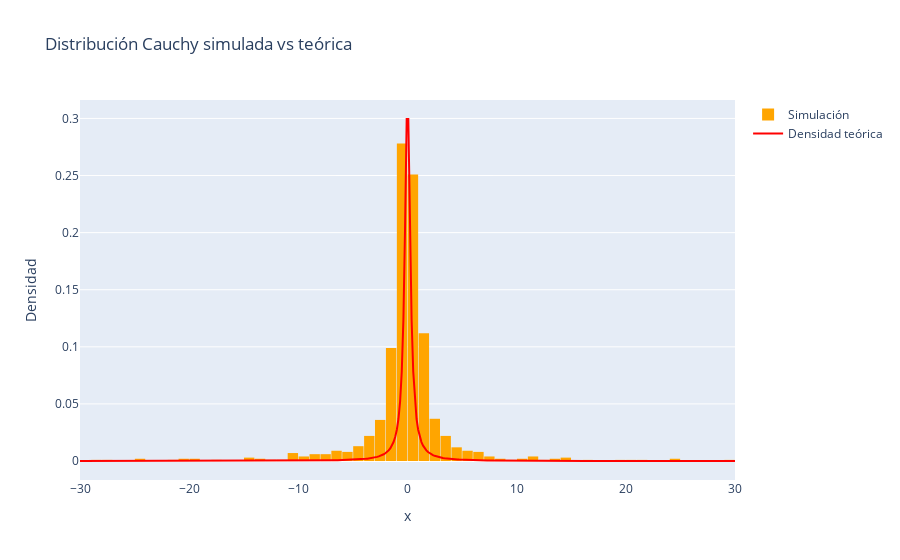

Notebook code for this chart:
### Code cell
# Gráfico
fig = go.Figure()
fig.add_trace(go.Histogram(
    x=cauchy,
    nbinsx=3000,
    histnorm='probability density',
    marker_color='orange',
    name='Simulación'
))
fig.add_trace(go.Scatter(
    x=x_vals,
    y=y_vals,
    mode='lines',
    name='Densidad teórica',
    line=dict(color='red')
))
fig.update_layout(
    title=f'Distribución Cauchy simulada vs teórica',
    xaxis_title='x',
    yaxis_title='Densidad',
    bargap=0.05
)
fig.update_xaxes(
    range=[-30,30]
)
fig.show()

### Figure 1 — Plotly figure (JSON) as saved in the notebook; plotly's stock layout.template omitted (floating-point values rounded to 4 significant figures; data arrays with more than 128 entries replaced by an {"elided": "..."} marker saying what was removed)
{"data": [{"histnorm": "probability density", "marker": {"color": "orange"}, "name": "Simulación", "nbinsx": 3000, "type": "histogram", "x": {"elided": "1000 float values"}}, {"line": {"color": "red"}, "mode": "lines", "name": "Densidad teórica", "type": "scatter", "x": {"elided": "400 float values"}, "y": {"elided": "400 float values"}}], "layout": {"bargap": 0.05, "title": {"text": "Distribución Cauchy simulada vs teórica"}, "xaxis": {"range": [-30, 30], "title": {"text": "x"}}, "yaxis": {"title": {"text": "Densidad"}}}}
